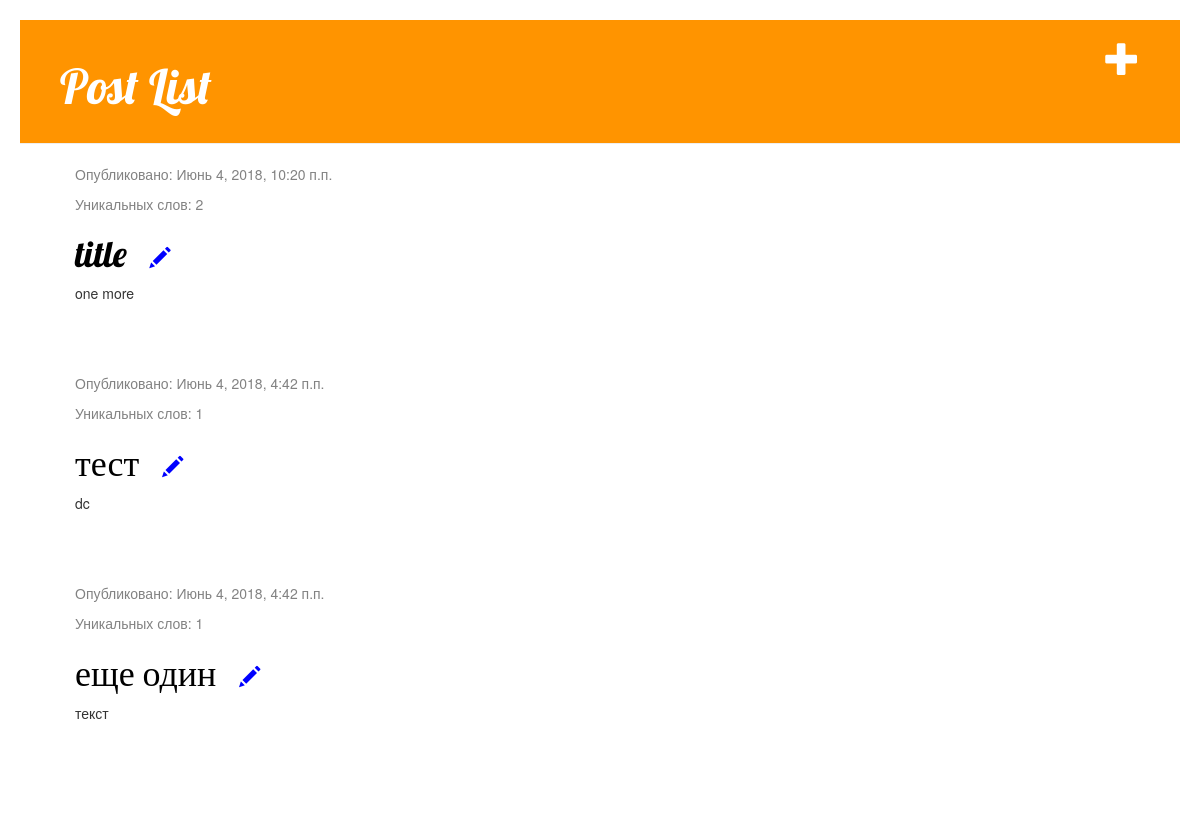
Before: / with the older database file.
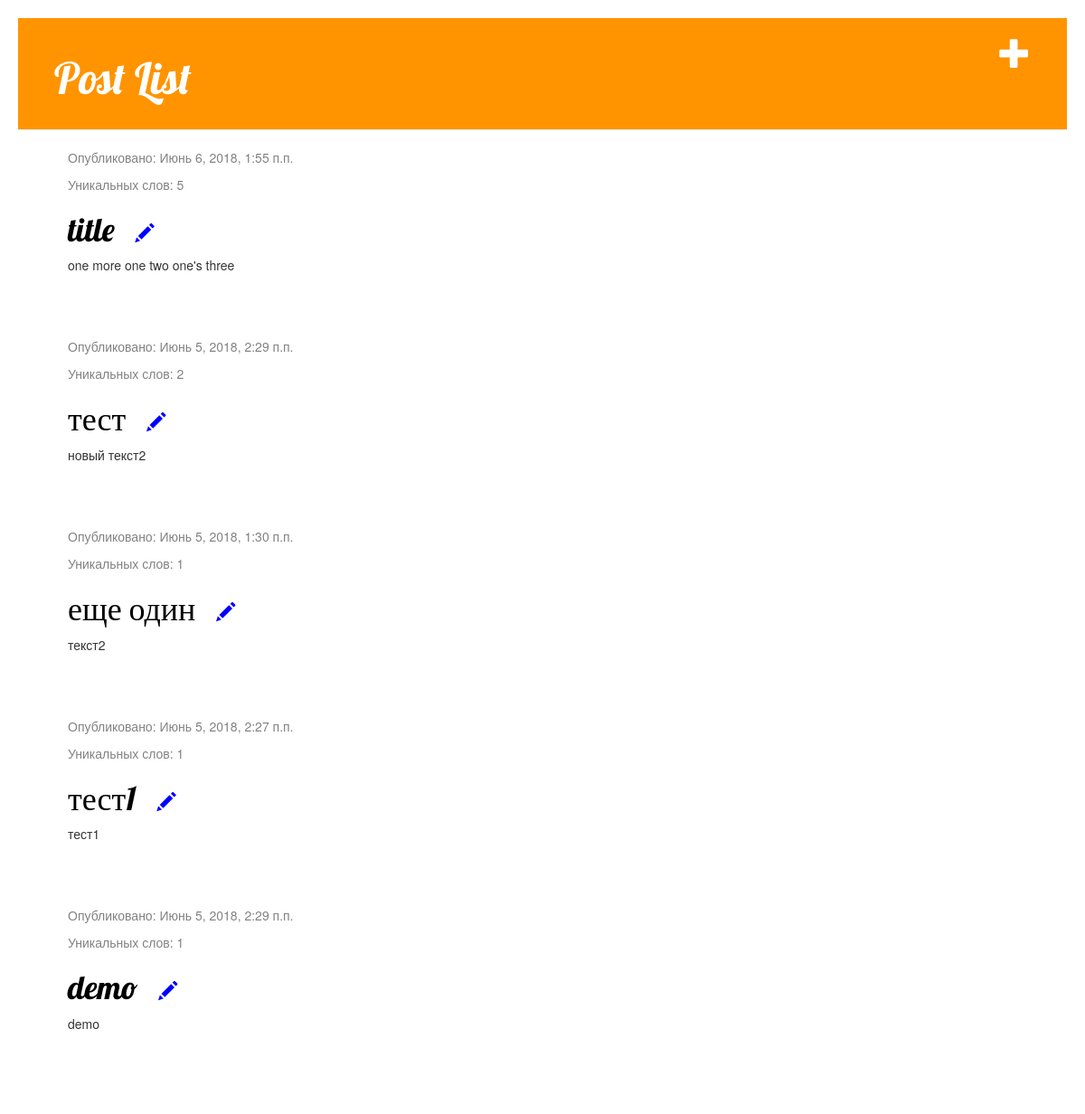
After: the same page with the newer database file.
### task/models.py (models this page shows, shortened)
class Post(models.Model):
    author = models.ForeignKey('auth.User', on_delete=models.CASCADE)
    title = models.CharField(max_length=200)
    text = models.TextField()
    created_date = models.DateTimeField(
            default=timezone.now)
    published_date = models.DateTimeField(
            blank=True, null=True)

### task/views.py (the view)
# urls.py: url(r'^$', views.post_list, name='post_list'),
def post_list(request):
    posts = Post.objects.filter(published_date__lte=timezone.now()).order_by('published_date')
    new_posts = []
    def special_characters(data):
        regexp = '[{}]*'.format(string.punctuation)
        return re.sub(regexp, '', text)
    for i, post in enumerate(posts):
        counter = collections.Counter()
        text = post.text
        for word in special_characters(text).split():
            counter[word] += 1
        post.uniq = len(counter)
        new_posts.append(post)
    new_posts = sorted(new_posts, key=lambda k: k.uniq, reverse=True)
    return render(request, 'task/post_list.html', {'posts': new_posts})

### task/templates/task/post_list.html
{% extends 'task/base.html' %}
{% block content %}
  {% for post in posts %}
      <div class="post">
          <div class="date">
              <p>Опубликовано: {{ post.published_date }}</p>
              <p>Уникальных слов: {{ post.uniq }}</p>
          </div>
          <h1><a href="{% url 'post_detail' pk=post.pk %}">{{ post.title }}</a>
              <a class="edit"  href="{% url 'post_edit' pk=post.pk %}">
              <span class="glyphicon glyphicon-pencil"></span></a>
          </h1>
          <p>{{ post.text|linebreaksbr }}</p>
      </div>
  {% endfor %}
{% endblock %}

### task/templates/task/base.html (shortened to what this page needs)
{% load staticfiles %}
<html>
    <head>
        <link rel="stylesheet" href="//maxcdn.bootstrapcdn.com/bootstrap/3.2.0/css/bootstrap.min.css">
        <link rel="stylesheet" href="//maxcdn.bootstrapcdn.com/bootstrap/3.2.0/css/bootstrap-theme.min.css">
        <link rel="stylesheet" href="{% static 'css/task.css' %}">
    </head>
    <body>
    <div class="page-header">
        <a href="{% url 'post_new' %}" class="top-menu"><span class="glyphicon glyphicon-plus"></span></a>
        <h1><a href="/">Post List</a></h1>
    </div>
    <div class="content container">
      <div class="row">
        <div class="col-md-8">
          {% block content %}
          {% endblock %}
        </div>
    </div>
  </div>
  </body>
</html>

### task/static/css/task.css (style rules this page uses)
h1 a { color: #FCA205; font-family: 'Lobster'; }
body { padding: 20px; }
.page-header { background-color: #ff9400; margin-top: 0; padding: 20px 20px 20px 40px; }
.page-header h1, .page-header h1 a, .page-header h1 a:visited, .page-header h1 a:active { color: #ffffff; font-size: 36pt; text-decoration: none; }
.content { margin-left: 40px; }
h1, h2, h3, h4 { font-family: 'Lobster', cursive; }
.date { color: #828282; }
.top-menu, .top-menu:hover, .top-menu:visited { color: #ffffff; float: right; font-size: 26pt; margin-right: 20px; }
.post { margin-bottom: 70px; }
.post h1 a, .post h1 a:visited { color: #000000; }
.post h1 a.edit { font-size: 21px; color:blue; margin-left: 15px; }

Changed rows visible on the page:
changed Post "title": published_date "Июнь 4, 2018, 10:20 п.п." → "Июнь 6, 2018, 1:55 п.п."; uniq "2" → "5"; text "one more" → "one more one two one's three"
changed Post "тест": published_date "Июнь 4, 2018, 4:42 п.п." → "Июнь 5, 2018, 2:29 п.п."; uniq "1" → "2"; text "dc" → "новый текст2"
changed Post "еще один": published_date "Июнь 4, 2018, 4:42 п.п." → "Июнь 5, 2018, 1:30 п.п."; text "текст" → "текст2"
added Post: published_date "Июнь 5, 2018, 2:27 п.п.", uniq "1", title "тест1", text "тест1"
added Post: published_date "Июнь 5, 2018, 2:29 п.п.", uniq "1", title "demo", text "demo"
